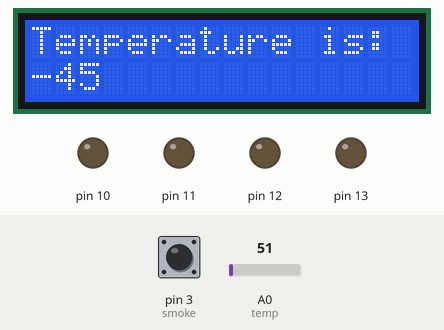
This sketch was run on a simulated Arduino Uno, built with avr-gcc and run on an emulated ATmega328P. On the bench: 16×2 character LCD, output pins drawn as LEDs (lit = HIGH). Dashed ring = blinking. Inputs (shaded band) come from the test bench; at power-on: pin 3 (smoke) LOW, A0 (temp) = 51.

Above: at 1.2 s.
1.3 s: pin 3 (smoke) pulled HIGH for 0.15 s
At 1.9 s:
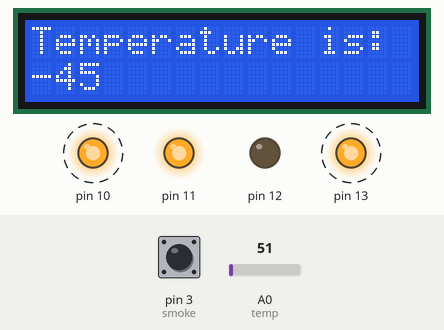
2.0 s: A0 (temp) set to 61
At 4.5 s:
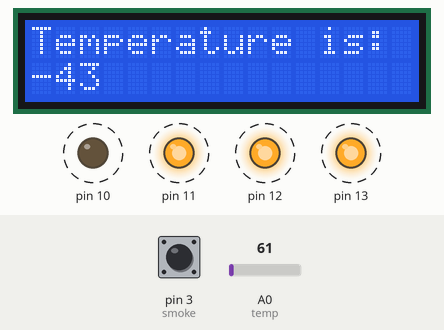
4.7 s: A0 (temp) set to 71
At 5.0 s:
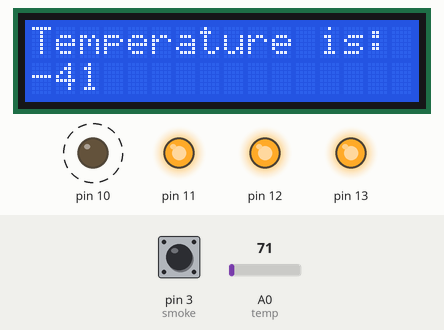
6.2 s: pin 3 (smoke) pulled HIGH for 1 s
At 7.07 s:
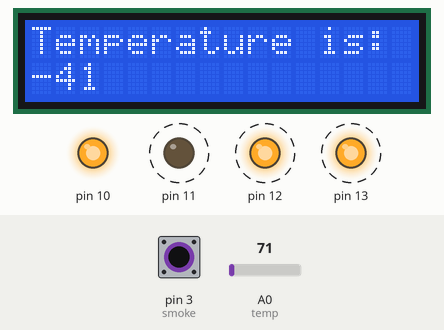
7.8 s: A0 (temp) set to 86
At 8.57 s:
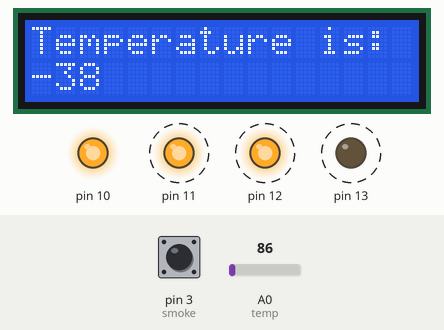
9.3 s: pin 3 (smoke) pulled HIGH for 3.2 s
Timing chart, 0 to 14.1 s (numbered marks = the images above; inputs shaded):
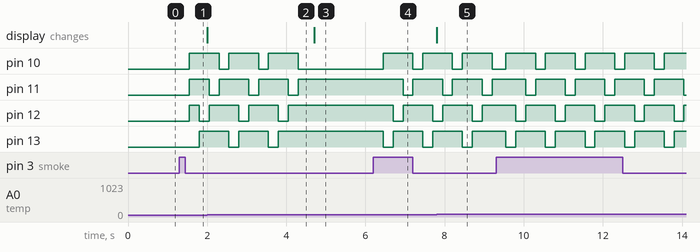

Measured:
- after the input at 1.3 s, pin 10, pin 11: LOW → HIGH after 0.25 s; pin 12: LOW → HIGH after 0.25 s, → LOW 0.25 s later; pin 13: LOW → HIGH after 0.50 s
- after the input at 2.0 s, the display: changes at once (image 2)
- after the input at 4.7 s, the display: changes at once (image 3)
- after the input at 6.2 s, pin 10: LOW → HIGH after 0.25 s, → LOW 0.75 s later, → HIGH 0.25 s later; pin 11: HIGH → LOW after 0.75 s, → HIGH 0.25 s later; pin 12: HIGH → LOW after 0.50 s, → HIGH 0.25 s later, → LOW 0.75 s later; pin 13: alternates HIGH for 0.75 s and LOW for 0.25 s, starting after 0.25 s
- after the input at 7.8 s, the display: changes at once (image 5)

The sketch:

Code.ino
```cpp
#include <LiquidCrystal.h>

#define temp 0
#define smoke 3
const int rs = 5, en = 4, d4 = 6, d5 = 2, d6 = 1, d7 = 0;
LiquidCrystal lcd(rs, en, d4, d5, d6, d7);


int curr = 10;
unsigned long previousMillis = 0;
unsigned long previousMillis_t = 0;

int fan_interval = 500;
int hood_interval = 250;
int rest_interval = 3000;

int prev_temp = 0;
bool is_smoke = false;
bool is_smoke_t = false;

void hoodStep();
void fanstep();
void changeMode();


void setup()
{

  lcd.begin(16, 2);
  lcd.print("Temperature is: ");

  for (int i = 10; i <= 13; i++) pinMode(i, OUTPUT);
  attachInterrupt(digitalPinToInterrupt(smoke), changeMode, CHANGE);
 }

void loop() {
  int curr_temp = analogRead(temp);
  curr_temp = map(curr_temp, 0, 1023, -55, 150);

  if (curr_temp != prev_temp)
  {
    lcd.setCursor(0, 1);
    lcd.print("    ");
    lcd.setCursor(0, 1);
    lcd.print(curr_temp);
  }
  prev_temp = curr_temp;


  unsigned long currentMillis = millis();
  if ((unsigned long)(currentMillis - previousMillis) >= hood_interval && is_smoke) hoodStep();

  currentMillis = millis();
  if ((unsigned long)(currentMillis - previousMillis) >= hood_interval && is_smoke_t) hoodStep();

  currentMillis = millis();
  if ((unsigned long)(currentMillis - previousMillis_t) >= rest_interval && is_smoke_t)
  {
    is_smoke_t = false;
    previousMillis = millis();
  }

  currentMillis = millis();
  if ((unsigned long)(currentMillis - previousMillis) >= fan_interval  && !is_smoke_t && curr_temp > 25 && !is_smoke)
    fanstep();

}


void hoodStep()
{
  curr--;
  if (curr == 9) curr = 13;

  for (int i = 10; i <= 13; i++)
  {
    if (i == curr) digitalWrite(i, LOW);
    else digitalWrite(i, HIGH);
  }

  previousMillis = millis();

}

void fanstep()
{
  curr++;
  if (curr == 14) curr = 10;
  for (int i = 10; i <= 13; i++)
  {
    if (i == curr) digitalWrite(i, LOW);
    else digitalWrite(i, HIGH);
  }
  previousMillis = millis();
}

void changeMode()
{
  if (digitalRead(smoke) == HIGH)
  {
    is_smoke = true;
    is_smoke_t = false;
    previousMillis = millis();
  }
  else
  {
    is_smoke = false;
    is_smoke_t = true;
    previousMillis_t = millis();
  }
}
```
